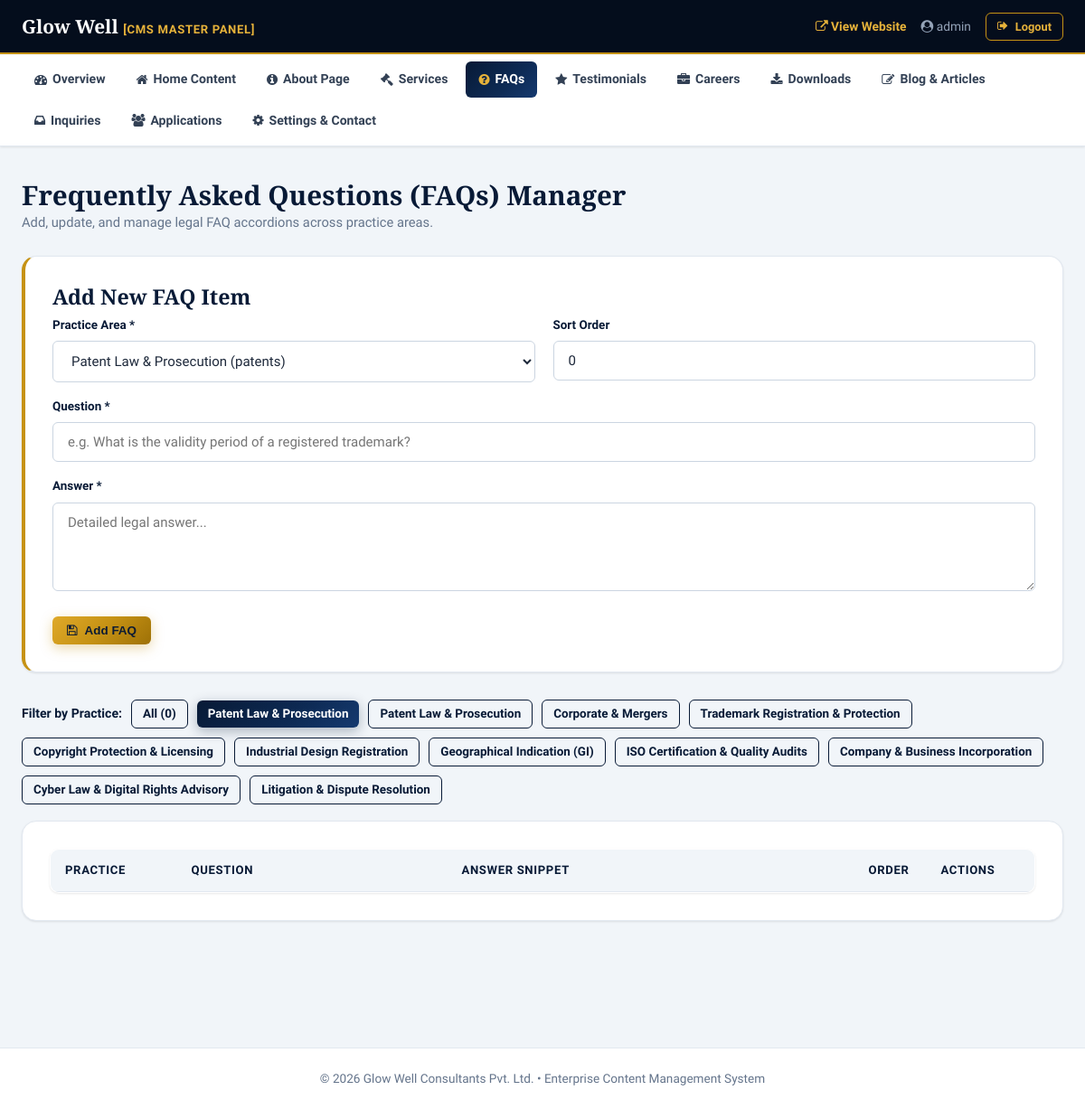
Before: /admin/faqs.php?filter=patents (signed in) with the older database file.
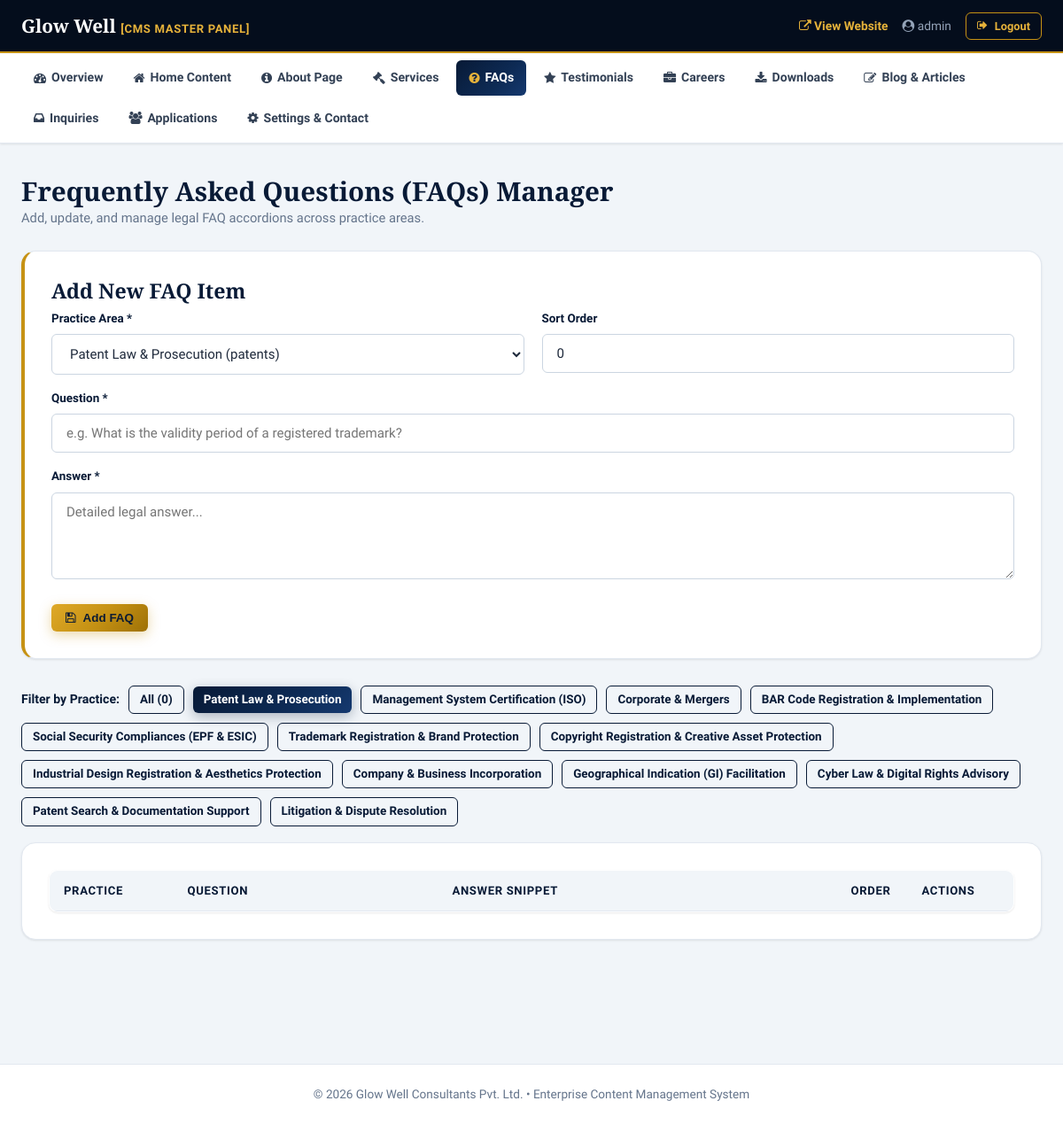
After: the same page with the newer database file.
### tables this page shows
CREATE TABLE `practices` (
  `id` int NOT NULL AUTO_INCREMENT,
  `slug` varchar(190) NOT NULL,
  `title` varchar(255) NOT NULL,
  `short_description` text,
  `icon` varchar(100) DEFAULT 'fa-gavel',
  `hero_image` varchar(255) DEFAULT NULL,
  `intro` text,
  `awards_content` longtext,
  `cta_title` varchar(255) DEFAULT NULL,
  `cta_text` text,
  `cta_btn_label` varchar(100) DEFAULT NULL,
  `cta_btn_link` varchar(255) DEFAULT NULL,
  `meta_title` varchar(255) DEFAULT NULL,
  `meta_description` varchar(500) DEFAULT NULL,
  `is_featured` tinyint(1) DEFAULT '0',
  `sort_order` int DEFAULT '0',
  `status` enum('published','draft') DEFAULT 'published',
  `created_at` timestamp NULL DEFAULT CURRENT_TIMESTAMP,
  `updated_at` timestamp NULL DEFAULT CURRENT_TIMESTAMP ON UPDATE CURRENT_TIMESTAMP,
  `badge` varchar(100) DEFAULT 'Intellectual Property Rights',
  `banner_title` varchar(255) DEFAULT NULL,
  `banner_subtitle` text,
  `content` longtext,
  PRIMARY KEY (`id`),
  UNIQUE KEY `slug` (`slug`)
);

### config/settings.php (called while the page is built, shortened)
<?php
function e($string) {
    return htmlspecialchars((string)$string, ENT_QUOTES, 'UTF-8');
}

### admin/faqs.php (the view, shortened to what this page needs)
<?php
require_once __DIR__ . '/header.php';
$pdo = get_pdo();
$edit_id = (int)($_GET['edit'] ?? 0);
$edit_faq = null;
$filter_slug = $_GET['filter'] ?? 'all';
$query = "SELECT * FROM faqs ";
if ($filter_slug !== 'all') {
    $query .= " WHERE practice_slug = " . $pdo->quote($filter_slug);
}
$query .= " ORDER BY practice_slug ASC, sort_order ASC, id ASC";
$faqs = $pdo->query($query)->fetchAll();
$practices = $pdo->query("SELECT slug, title FROM practices ORDER BY sort_order ASC")->fetchAll();
?>
<div class="container" style="padding-top: 35px; padding-bottom: 50px;">
    <div style="display:flex; justify-content:space-between; align-items:center; margin-bottom: 25px;">
        <div>
            <h1 style="font-size: 1.85rem; color: var(--primary);">Frequently Asked Questions (FAQs) Manager</h1>
            <p style="color: var(--text-muted); font-size: 0.92rem;">Add, update, and manage legal FAQ accordions across practice areas.</p>
        </div>
    </div>
    <div class="admin-card" style="border-left: 4px solid var(--accent);">
        <h2><?= $edit_faq ? 'Edit FAQ Item' : 'Add New FAQ Item' ?></h2>
        <form action="<?= BASE_URL ?>/admin/faqs.php<?= $edit_id > 0 ? '?edit='.$edit_id : '' ?>" method="POST">
            <div class="form-row" style="margin-bottom: 16px;">
                <div>
                    <label style="font-size:0.84rem; font-weight:700; color:var(--primary); margin-bottom:6px; display:block;">Practice Area *</label>
                    <select name="practice_slug" class="form-control" required>
                        <?php foreach ($practices as $p): ?>
                            <option value="<?= e($p['slug']) ?>" <?= (($edit_faq['practice_slug'] ?? '') === $p['slug']) ? 'selected' : '' ?>>
                                <?= e($p['title']) ?> (<?= e($p['slug']) ?>)
                            </option>
                        <?php endforeach; ?>
                    </select>
                </div>
                <div>
                    <label style="font-size:0.84rem; font-weight:700; color:var(--primary); margin-bottom:6px; display:block;">Sort Order</label>
                    <input type="number" name="sort_order" class="form-control" value="<?= e($edit_faq['sort_order'] ?? '0') ?>">
                </div>
            </div>
            <div class="form-group" style="margin-bottom: 16px;">
                <label style="font-size:0.84rem; font-weight:700; color:var(--primary); margin-bottom:6px; display:block;">Question *</label>
                <input type="text" name="question" class="form-control" value="<?= e($edit_faq['question'] ?? '') ?>" placeholder="e.g. What is the validity period of a registered trademark?" required>
            </div>
            <div class="form-group" style="margin-bottom: 20px;">
                <label style="font-size:0.84rem; font-weight:700; color:var(--primary); margin-bottom:6px; display:block;">Answer *</label>
                <textarea name="answer" class="form-control" rows="4" placeholder="Detailed legal answer..." required><?= e($edit_faq['answer'] ?? '') ?></textarea>
            </div>
            <div style="display:flex; gap:12px;">
                <button type="submit" class="btn btn-primary btn-sm">
                    <i class="fa fa-save"></i> <?= $edit_faq ? 'Update FAQ' : 'Add FAQ' ?>
                </button>
            </div>
        </form>
    </div>
    <div style="margin-bottom: 18px; display:flex; align-items:center; gap:10px; flex-wrap:wrap;">
        <span style="font-size:0.88rem; font-weight:700; color:var(--primary);">Filter by Practice:</span>
        <a href="<?= BASE_URL ?>/admin/faqs.php?filter=all" class="btn btn-sm <?= $filter_slug === 'all' ? 'btn-navy' : 'btn-outline' ?>" style="padding:4px 12px;">All (<?= count($faqs) ?>)</a>
        <?php foreach ($practices as $p): ?>
            <a href="<?= BASE_URL ?>/admin/faqs.php?filter=<?= e($p['slug']) ?>" class="btn btn-sm <?= $filter_slug === $p['slug'] ? 'btn-navy' : 'btn-outline' ?>" style="padding:4px 12px;">
                <?= e($p['title']) ?>
            </a>
        <?php endforeach; ?>
    </div>
    <div class="admin-card">
        <table class="data-table">
            <thead>
                <tr>
                    <th style="width: 140px;">Practice</th>
                    <th>Question</th>
                    <th>Answer Snippet</th>
                    <th style="width: 80px;">Order</th>
                    <th style="width: 120px;">Actions</th>
                </tr>
            </thead>
        </table>
    </div>
</div>
<?php require_once __DIR__ . '/footer.php'; ?>

Changed rows visible on the page:
changed practices: title "ISO Certification & Quality Audits" → "Management System Certification (ISO)"; moves up the list
added practices: title "BAR Code Registration & Implementation"
added practices: title "Social Security Compliances (EPF & ESIC)"
changed practices: title "Trademark Registration & Protection" → "Trademark Registration & Brand Protection"
changed practices: title "Copyright Protection & Licensing" → "Copyright Registration & Creative Asset Protection"
changed practices: title "Industrial Design Registration" → "Industrial Design Registration & Aesthetics Protection"
changed practices "Company & Business Incorporation": moves up the list
changed practices: title "Geographical Indication (GI)" → "Geographical Indication (GI) Facilitation"
changed practices: title "Patent Law & Prosecution" → "Patent Search & Documentation Support"; moves down the list
